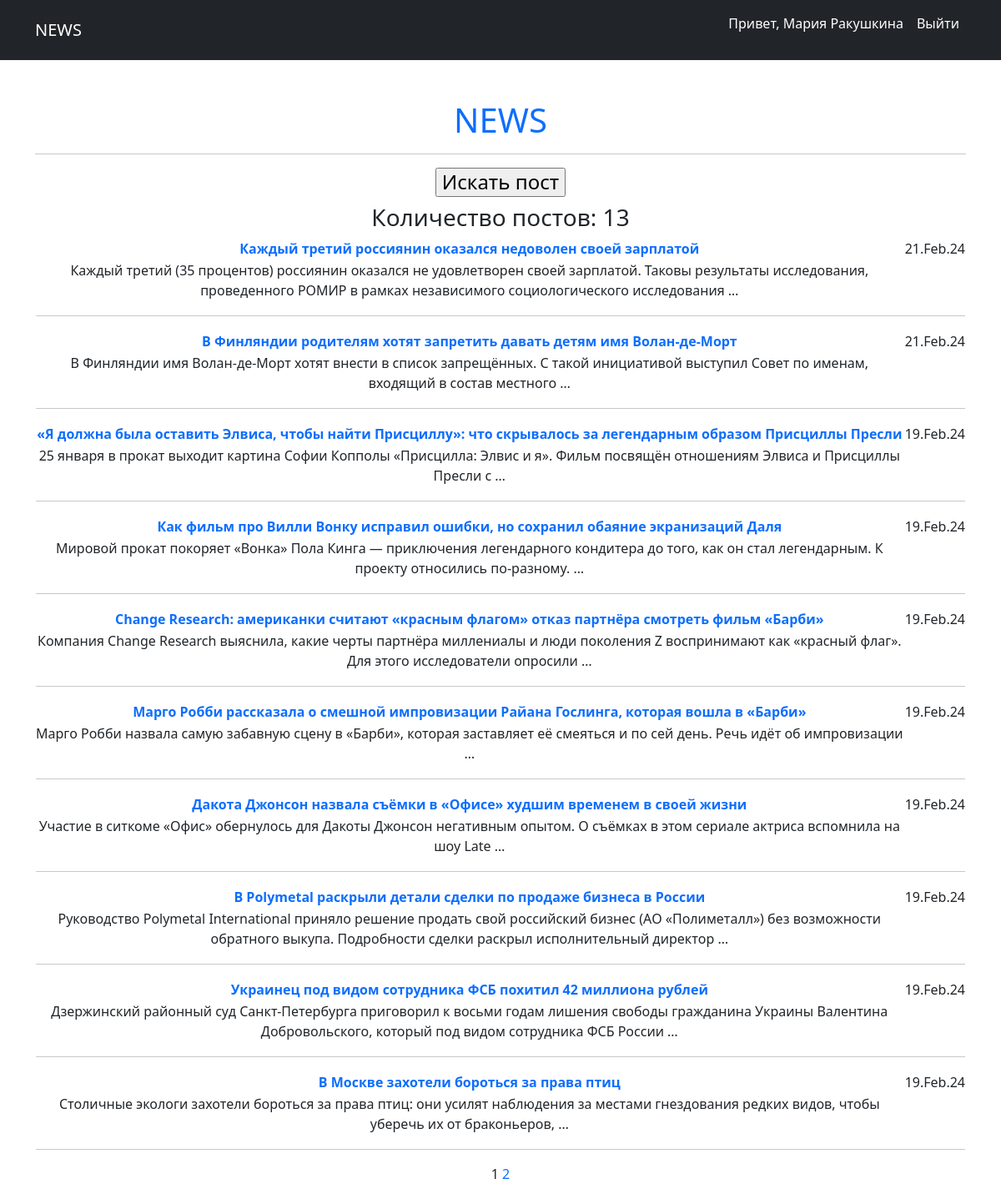
The app's page /news/ (signed in) with its own data.
### news/models.py (models this page shows, shortened)
class Post(models.Model):
    articlePost = 'A'
    newsPost = 'N'
    TYPES = [
        (articlePost, 'Статья'),
        (newsPost, 'Новость')
    ]
    typePost = models.CharField(max_length=2, choices=TYPES, default=newsPost)
    dataPost = models.DateTimeField(auto_now_add=True)
    namePost = models.CharField(max_length=255)
    textPost = models.TextField()
    ratingPost = models.IntegerField(default=0)
    author = models.ForeignKey(Author, on_delete=models.CASCADE)
    category = models.ManyToManyField(Category, through='PostCategory')

### news/views.py (the view)
# urls.py: path('', PostList.as_view(), name='post_list'),
class PostList(ListView):
    model = Post
    ordering = '-dataPost'
    template_name = 'newslist.html'
    context_object_name = 'newslist'
    paginate_by = 10
    def get_context_data(self, **kwargs):
        context = super().get_context_data()
        context['total_post'] = Post.objects.count()
        return context

### news/templatetags/custom_filters.py (called while the page is built)
@register.filter()
def censor(value):
    if isinstance(value, str):
        for i in CENSOR_WORDS:
            value = value.replace(i[1:], '*' * len(i[1:]))
        return value
    else:
        raise ValueError('Переменная не строкового типа сорри')

### news/templatetags/custom_tags.py (called while the page is built)
@register.simple_tag(takes_context=True)
def url_replace(context, **kwargs):
    d = context['request'].GET.copy()
    for k, v in kwargs.items():
        d[k] = v
    return d.urlencode()

### templates/newslist.html (shortened to what this page needs)
{% extends 'flatpages/default.html' %}
{% load custom_filters %}
{% load custom_tags %}
{% block content %}
   <h4><a href="search/"><input type="button" value="Искать пост"/></a></h4>
    <h3>Количество постов: {{ total_post }}</h3>
    {% if newslist %}
        <table>
            {% for newlist in newslist %}
            <tr>
                <td>
                    <a href="{{ newlist.pk }}">
                    <b>{{ newlist.namePost|censor }}</b></a>
                </td>
                <td>
                    {{ newlist.dataPost|date:'d.M.y' }}
                </td>
            </tr>
            <tr>
                <td>
                    {{ newlist.textPost|truncatewords:20|censor }}
                </td>
            </tr>
            <tr>
                <td colspan="3">
                    <hr>
                </td>
            </tr>
            {% endfor %}
        </table>
    {% else %}
        <h2>Постов нет :(</h2>
    {% endif %}
    {{ page_obj.number }}
    {% if page_obj.has_next %}
        <a href="?{% url_replace page=page_obj.next_page_number %}">{{page_obj.next_page_number}}</a>
    {% endif %}
{% endblock content %}

### templates/flatpages/default.html (shortened to what this page needs)
{% load static %}
<!DOCTYPE html>
<html lang="en">
    <head>
        <link href="{% static 'css/styles.css' %}" rel="stylesheet" />
    </head>
    <body>
        <nav class="navbar navbar-expand-lg navbar-dark bg-dark">
            <div class="container">
                <a class="navbar-brand" href="{% url 'post_list' %}">NEWS</a>
                <div class="collapse navbar-collapse" id="navbarSupportedContent">
                    <ul class="navbar-nav ms-auto mb-2 mb-lg-0">
                        {% if request.user.is_authenticated %}
                            <li class="nav-item"><p class="nav-link active" aria-current="page">
                                Привет, {{ request.user.username }}</p></li>
                            <li class="nav-item">
                                <a class="nav-link active" aria-current="page" href="{% url 'account_logout' %}">
                                Выйти</a></li>
                        {% else %}
                            <li class="nav-item"><a class="nav-link active" aria-current="page" href="{% url 'account_login' %}">
                                Войти</a></li>
                        {% endif %}
                    </ul>
                </div>
            </div>
        </nav>
        <div class="container">
            <div class="text-center mt-5">
              <h1><a href="{% url 'post_list' %}">NEWS</a></h1>
              <hr>
              {% block content %}
              {% endblock content %}
            </div>
    </body>
</html>

### records on screen
Post: namePost|censor "Каждый третий россиянин оказался недоволен своей зарплатой", dataPost "21.Feb.24", textPost|censor "Каждый третий (35 процентов) россиянин оказался не удовлетворен своей зарплатой. Таковы результаты исследования, проведенного РОМИР в рамках независимого социологического исследования …"
Post: namePost|censor "В Финляндии родителям хотят запретить давать детям имя Волан-де-Морт", dataPost "21.Feb.24", textPost|censor "В Финляндии имя Волан-де-Морт хотят внести в список запрещённых. С такой инициативой выступил Совет по именам, входящий в состав местного …"
Post: namePost|censor "«Я должна была оставить Элвиса, чтобы найти Присциллу»: что скрывалось за легендарным образом Присциллы Пресли", dataPost "19.Feb.24", textPost|censor "25 января в прокат выходит картина Софии Копполы «Присцилла: Элвис и я». Фильм посвящён отношениям Элвиса и Присциллы Пресли с …"
Post: namePost|censor "Как фильм про Вилли Вонку исправил ошибки, но сохранил обаяние экранизаций Даля", dataPost "19.Feb.24", textPost|censor "Мировой прокат покоряет «Вонка» Пола Кинга — приключения легендарного кондитера до того, как он стал легендарным. К проекту относились по-разному. …"
Post: namePost|censor "Change Research: американки считают «красным флагом» отказ партнёра смотреть фильм «Барби»", dataPost "19.Feb.24", textPost|censor "Компания Change Research выяснила, какие черты партнёра миллениалы и люди поколения Z воспринимают как «красный флаг». Для этого исследователи опросили …"
Post: namePost|censor "Марго Робби рассказала о смешной импровизации Райана Гослинга, которая вошла в «Барби»", dataPost "19.Feb.24", textPost|censor "Марго Робби назвала самую забавную сцену в «Барби», которая заставляет её смеяться и по сей день. Речь идёт об импровизации …"
Post: namePost|censor "Дакота Джонсон назвала съёмки в «Офисе» худшим временем в своей жизни", dataPost "19.Feb.24", textPost|censor "Участие в ситкоме «Офис» обернулось для Дакоты Джонсон негативным опытом. О съёмках в этом сериале актриса вспомнила на шоу Late …"
Post: namePost|censor "В Polymetal раскрыли детали сделки по продаже бизнеса в России", dataPost "19.Feb.24", textPost|censor "Руководство Polymetal International приняло решение продать свой российский бизнес (АО «Полиметалл») без возможности обратного выкупа. Подробности сделки раскрыл исполнительный директор …"
Post: namePost|censor "Украинец под видом сотрудника ФСБ похитил 42 миллиона рублей", dataPost "19.Feb.24", textPost|censor "Дзержинский районный суд Санкт-Петербурга приговорил к восьми годам лишения свободы гражданина Украины Валентина Добровольского, который под видом сотрудника ФСБ России …"
Post: namePost|censor "В Москве захотели бороться за права птиц", dataPost "19.Feb.24", textPost|censor "Столичные экологи захотели бороться за права птиц: они усилят наблюдения за местами гнездования редких видов, чтобы уберечь их от браконьеров, …"

### other values on screen
{{ request.user.username }} "Мария Ракушкина"
{{ total_post }} "13"
{{ page_obj.number }} "1"
{{ page_obj.next_page_number }} "2"
